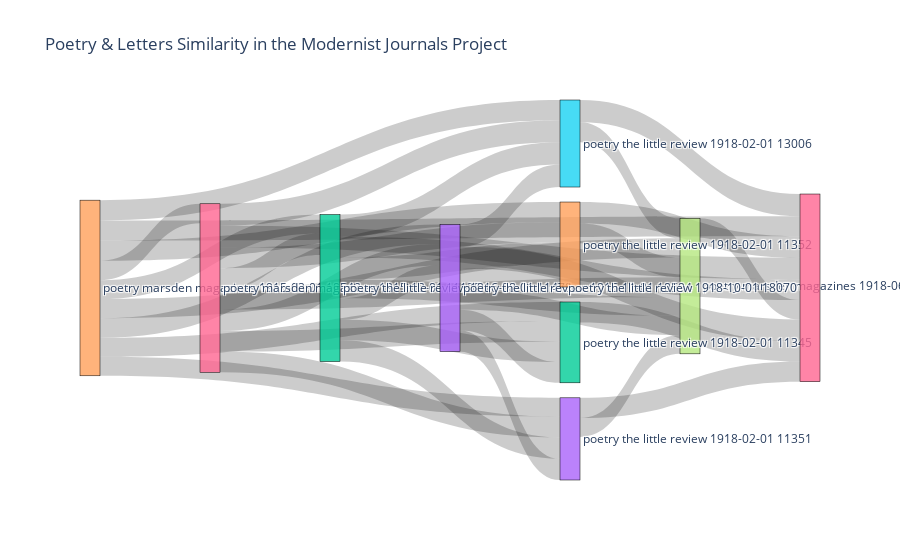

Write notebook code for a chart like this one.
### Markdown cell above
# 6. Visualize Sankey

### Code cell
fig = go.Figure(
    data=[
        go.Sankey(
            node = dict(
                pad = 15, 
                thickness = 20, 
                line = dict(color = "black", width = 0.5), 
                label = nodes['label']), 
            
            link = dict(
                source = links["source"], 
                target = links["target"], 
                value = links["similarity"])
        )
    ])

fig.update_layout(title = "Poetry & Letters Similarity in the Modernist Journals Project", 
                  font_size=12)
fig.show()
# fig.write_image('Poetry-MJP/Visualizations/poetry_sankey.png')

### Figure 1 — Plotly figure (JSON) as saved in the notebook; plotly's stock layout.template omitted (floating-point values rounded to 4 significant figures)
{"data": [{"link": {"source": [14, 43, 16, 42, 14, 43, 16, 42, 14, 43, 16, 52, 53, 54, 42, 17, 55, 14, 16, 42, 14, 14, 43, 16, 53, 54, 42, 55, 14, 43, 16, 42, 14, 43, 16, 42, 14, 16], "target": [55, 55, 55, 55, 54, 54, 54, 54, 56, 56, 56, 56, 56, 56, 56, 56, 56, 43, 43, 43, 16, 17, 17, 17, 17, 17, 17, 17, 52, 52, 52, 52, 53, 53, 53, 53, 42, 42], "value": [0.7797, 0.8609, 0.845, 0.8517, 0.7738, 0.852, 0.7915, 0.8414, 0.7703, 0.8259, 0.8344, 0.7859, 0.7756, 0.8206, 0.7942, 0.7428, 0.8495, 0.7544, 0.818, 0.8243, 0.7452, 0.7317, 0.7304, 0.7587, 0.7228, 0.7603, 0.7261, 0.767, 0.7294, 0.7941, 0.7921, 0.7839, 0.7262, 0.8152, 0.7952, 0.8154, 0.7246, 0.828]}, "node": {"label": ["letters marsden magazines 1919-01-01 14192", "letters marsden magazines 1919-01-01 15847", "letters the little review 1915-06-01 10216", "letters the little review 1915-06-01 13526", "letters the little review 1919-02-01 10873", "letters the little review 1919-02-01 12528", "letters the masses 1916-04-01 12302", "letters the masses 1916-04-01 15612", "poetry marsden magazines 1913-08-15 13290", "poetry marsden magazines 1913-08-15 14945", "poetry marsden magazines 1913-10-01 10257", "poetry marsden magazines 1913-12-01 10627", "poetry marsden magazines 1914-01-01 11549", "poetry marsden magazines 1914-02-02 10655", "poetry marsden magazines 1915-03-01 10542", "poetry marsden magazines 1915-11-01 12054", "poetry marsden magazines 1915-12-01 11125", "poetry marsden magazines 1918-06-01 11649", "poetry others 1916-02-01 14438", "poetry others 1916-02-01 16093", "poetry others 1916-02-01 17748", "poetry others 1916-02-01 19403", "poetry others 1916-04-01 24170", "poetry others 1916-04-01 25825", "poetry others 1916-04-01 27480", "poetry others 1916-04-01 29135", "poetry poetry, a magazine of verse 1913-01-01 25923", "poetry poetry, a magazine of verse 1913-04-01 14022", "poetry poetry, a magazine of verse 1913-04-01 15677", "poetry poetry, a magazine of verse 1913-07-01 27353", "poetry poetry, a magazine of verse 1913-08-01 30479", "poetry poetry, a magazine of verse 1913-11-01 32128", "poetry poetry, a magazine of verse 1919-01-01 48688", "poetry poetry, a magazine of verse 1919-04-01 14015", "poetry poetry, a magazine of verse 1919-04-01 20635", "poetry poetry, a magazine of verse 1919-10-01 18145", "poetry poetry, a magazine of verse 1919-11-01 12487", "poetry poetry, a magazine of verse 1919-11-01 14142", "poetry poetry, a magazine of verse 1919-11-01 19107", "poetry poetry, a magazine of verse 1920-05-01 25882", "poetry poetry, a magazine of verse 1920-11-01 11166", "poetry poetry, a magazine of verse 1920-11-01 14476", "poetry the little review 1916-08-01 11478", "poetry the little review 1916-11-01 10594", "poetry the little review 1917-10-01 10758", "poetry the little review 1917-10-01 12413", "poetry the little review 1917-10-01 14068", "poetry the little review 1917-10-01 15723", "poetry the little review 1917-12-01 10180", "poetry the little review 1917-12-01 11835", "poetry the little review 1917-12-01 13490", "poetry the little review 1917-12-01 15145", "poetry the little review 1918-02-01 11345", "poetry the little review 1918-02-01 11351", "poetry the little review 1918-02-01 11352", "poetry the little review 1918-02-01 13006", "poetry the little review 1918-10-01 18070", "poetry the little review 1918-11-01 11497"], "line": {"color": "black", "width": 0.5}, "pad": 15, "thickness": 20}, "type": "sankey"}], "layout": {"font": {"size": 12}, "title": {"text": "Poetry & Letters Similarity in the Modernist Journals Project"}}}
